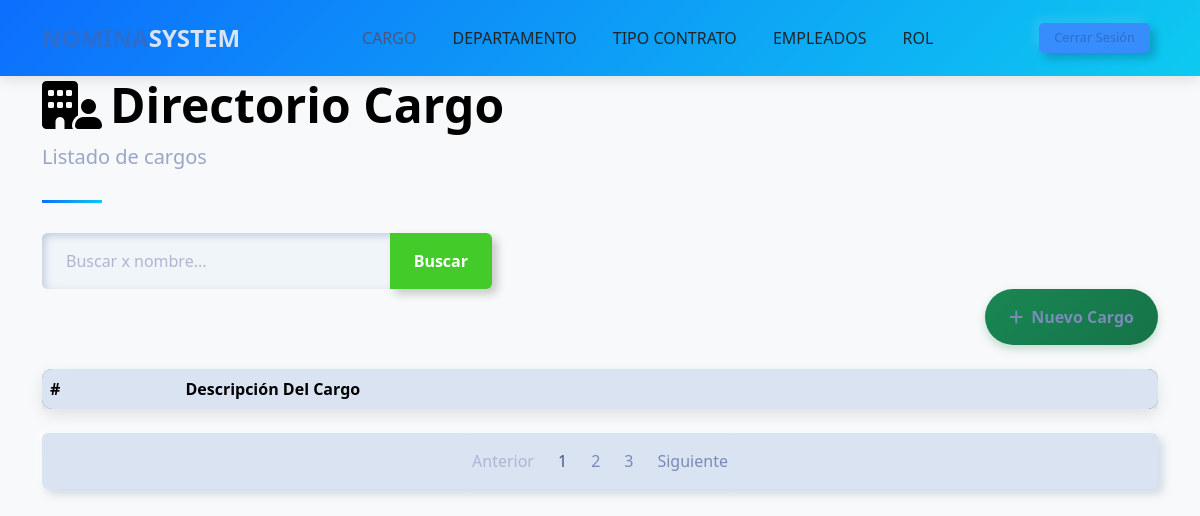
The page /cargoss/cargos/ (signed in) on the database as committed earlier.
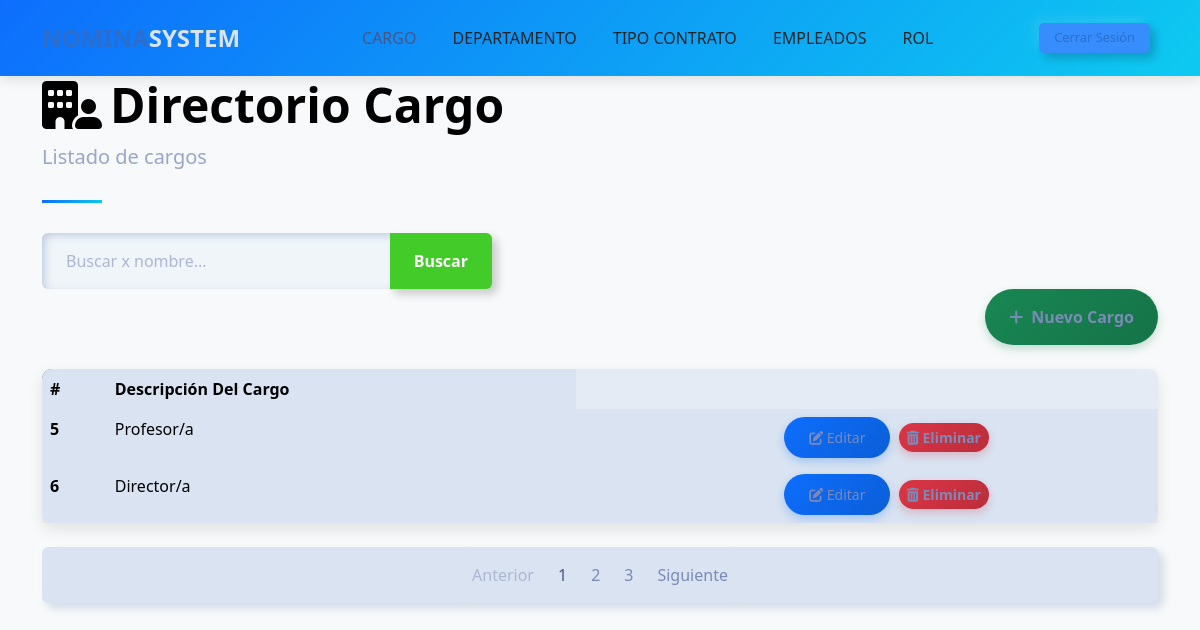
The same page on the database as committed later.
### cargo/models.py (models this page shows, shortened)
class Cargo(models.Model):
    description = models.CharField(max_length=100)

### cargo/views.py (the view)
# urls.py: path('cargos/', cargos, name='cargos'),
@login_required
def cargos(request):
    datcargos = Cargo.objects.all()
    query = request.GET.get('q')
    if query:
        datcargos = Cargo.objects.filter(description__icontains=query)
    return render(request, 'cargos/cargoslist.html', {
        'datcargos': datcargos,
        'title': 'Listado de cargos'})

### template/cargos/cargoslist.html (shortened to what this page needs)
{% extends "home.html" %}
{% block content %}
    <div class="container">
        <header class="page-header">
            <h1 class="display-5 fw-bold text-primary" style="color: black !important;">
                <i class="fa-solid fa-building-user me-2" style="color: black;"></i>Directorio Cargo
            </h1>
            <p class="lead text-muted">Listado de cargos</p>
        </header>
        <form action="" style="max-width: 450px;">
            <div class="input-group">
                <input type="text" class="form-control" placeholder="Buscar x nombre..." name="q" value="{{ request.GET.q }}">
                <button class="btn btn-outline-success" data-bs-toggle="tooltip" data-bs-title="Escriba parte del apellido y click en buscar">
                    Buscar
                </button>
            </div>
        </form>
        <div class="d-flex justify-content-end mb-4">
            <a class="btn btn-success"  href="{% url 'cargo:cargos_create' %}">
                <i class="fas fa-plus me-2"></i>Nuevo Cargo
            </a>
        </div>
        <div class="card mb-4">
            <div class="card-body p-0">
                <div class="table-responsive">
                    <table class="table table-hover mb-0">
                        <thead>
                            <tr>
                                <th scope="col">#</th>
                                <th scope="col">Descripción Del Cargo</th>
                            </tr>
                        </thead>
                        <tbody>
                           {% for carg in datcargos %}
                            <tr>
                                <th scope="row">{{carg.id}}</th>
                                <td>{{carg.description}}</td>
                                <td>
                                <td class="text-center">
                                    <a href="{% url 'cargo:cargos_update' carg.id %}" class="btn btn-sm btn-primary me-1">
                                        <i class="fas fa-edit"></i> Editar
                                    </a>
                                    <a  href="{% url 'cargo:cargos_delete' carg.id %}" class="btn btn-sm btn-danger">
                                        <i class="fas fa-trash-alt"></i> Eliminar
                                    </a>
                                </td>
                            </tr>
                           {% endfor %}
                        </tbody>
                    </table>
                </div>
            </div>
        </div>
        <nav aria-label="Page navigation" class="mb-4">
            <ul class="pagination justify-content-center">
                <li class="page-item disabled">
                    <a class="page-link" href="#" tabindex="-1" aria-disabled="true">Anterior</a>
                </li>
                <li class="page-item active"><a class="page-link" href="#">1</a></li>
                <li class="page-item"><a class="page-link" href="#">2</a></li>
                <li class="page-item"><a class="page-link" href="#">3</a></li>
                <li class="page-item">
                    <a class="page-link" href="#">Siguiente</a>
                </li>
            </ul>
        </nav>
    </div>
{% endblock %}

Rows that differ between the two databases and show on the page:
added Cargo: id "5", description "Profesor/a"
added Cargo: id "6", description "Director/a"
